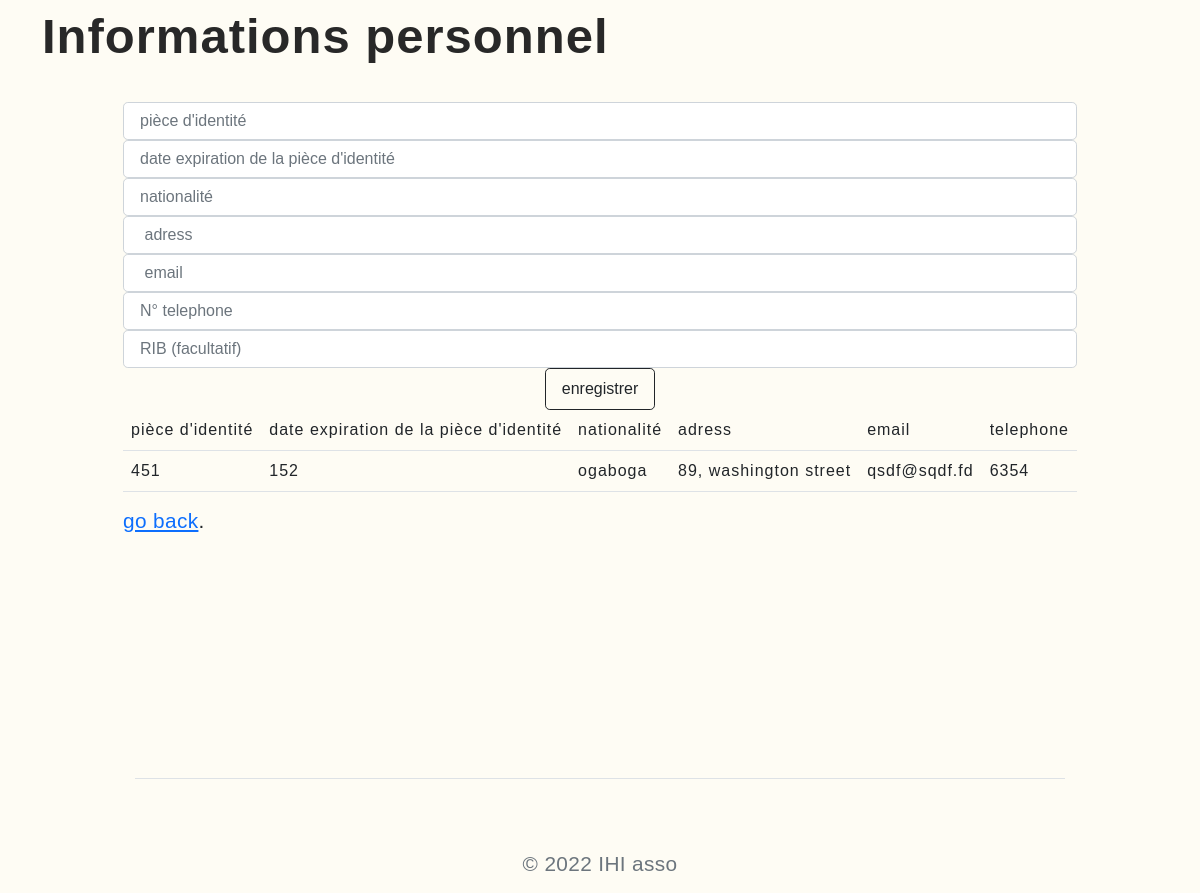
The app's page /?page=my_info (signed in) with its own data.
### tables this page shows
CREATE TABLE `users` (
  `id` int(11) NOT NULL,
  `username` varchar(250) NOT NULL,
  `password` varchar(250) NOT NULL,
  `prenom` varchar(200) NOT NULL,
  `nom` varchar(250) NOT NULL,
  `passport` varchar(11) DEFAULT NULL,
  `date` varchar(11) DEFAULT NULL,
  `pays` varchar(100) DEFAULT NULL,
  `adress` varchar(300) DEFAULT NULL,
  `email` varchar(300) NOT NULL,
  `telephone` int(11) DEFAULT NULL,
  `photo` varchar(250) DEFAULT NULL,
  `rib` varchar(30) DEFAULT NULL
);

### view/volunteer.php (called while the page is built, shortened)
<?php
var_dump($_SESSION['view']) ;
var_dump($_SESSION['page']);
include_once "header_vr.php";
include_once $_SESSION['page'] . ".php";
?>

### index.php (called while the page is built, shortened)
<?php
include_once "view/".$_SESSION['view'].".php";
var_dump($_SESSION['view']);

### controller/action_user.php (called while the page is built, shortened)
<?php
$username = $nom = $prenom = $email = $password = $confirm_password = "";
?>

### view/my_info.php (the view, shortened to what this page needs)
<!DOCTYPE html>
<html>
<head>
    <link rel="stylesheet" type="text/css" href="css_js/css/bootstrap.css" />
    <link rel="stylesheet" type="text/css" href="css_js/style.css" />
</head>
<body class="mb-0">
    <container_main class="container">
        <h1>Informations personnel</h1>
        <container class="">
            <form action="." method="post" class="signin-form">
                <div class="col-12">
                    <div class="col-12 <?php echo (!empty($passport_err)) ? 'has-error' : ''; ?>">
                        <input type="text" class="form-control btn-lg" name="passport" id="passport" value="<?php
                                                                                                            ?>" placeholder="pièce d'identité  " required="">
                        <input type="text" class="form-control btn-lg" name="date" id="date" placeholder="date expiration de la pièce d'identité" required="">
                    </div>
                    <div class="col-12 <?php echo (!empty($pays_err)) ? 'has-error' : ''; ?>">
                        <input type="text" name="pays" class="form-control btn-lg" name="pays" id="pays" value="<?php
                                                                                                                ?>" placeholder="nationalité" required="">
                    </div>
                    <div class="form-group <?php echo (!empty($adress_err)) ? 'has-error' : ''; ?>">
                        <input type="adress" name="adress" class="form-control btn-lg" name="adress" id="adress" value="<?php
                                                                                                                        ?>" placeholder=" adress" required="">
                    </div>
                </div>
                <div class="form-group <?php echo (!empty($email_err)) ? 'has-error' : ''; ?>">
                    <input type="email" name="email" class="form-control btn-lg" id="pw" value="<?php echo $email; ?>" placeholder=" email" >
                </div>
                <div class="form-group <?php echo (!empty($telephone_err)) ? 'has-error' : ''; ?>">
                    <input type="text" class="form-control btn-lg" name="telephone" id="telephone" placeholder="N° telephone" required="">
                </div>
                <div class="form-group <?php echo (!empty($rib_err)) ? 'has-error' : ''; ?>">
                    <input type="text" class="form-control btn-lg" name="rib" id="rib" placeholder="RIB (facultatif)" >
                </div>
                <input type="submit" class=" cnx-sub btn_dem btn-lg mx-auto btn-outline-dark" value="enregistrer">
            </form>
            <container>
                <?php
                $var = strval($_SESSION['id_user']);
                $sql = "SELECT * FROM users where users.id = $var";
                $result = mysqli_query($c, $sql);
                echo "<table class='table table-responsive table-hover w-100 d-block'>
      <tbody> ";
                echo "<tr class='margin'>";
                echo "<td class='margin'> pièce d'identité </td>";
                echo "<td class='margin'> date expiration de la pièce d'identité</td>";
                echo "<td class='margin'> nationalité </td>";
                echo "<td class='margin'> adress </td>";
                echo "<td class='margin'> email </td>";
                echo "<td class='margin'> telephone </td>";
                echo "</tr>";
                while ($row = mysqli_fetch_assoc($result)) {
                    echo "<tr class='margin'>";
                    $var3 = htmlspecialchars($row["passport"], ENT_QUOTES, 'UTF-8');
                    echo "<td class='margin'>" . $var3 . "</td>";
                    $var4 =    htmlspecialchars($row["date"], ENT_QUOTES, 'UTF-8');
                    echo "<td class='margin'>" . $var4 . "</td>";
                    $var5 = htmlspecialchars($row["pays"], ENT_QUOTES, 'UTF-8');
                    echo "<td class='margin'>" . $var5 . "</td>";
                    $var6 = htmlspecialchars($row["adress"], ENT_QUOTES, 'UTF-8');
                    echo "<td >" . $var6 . "</td>";
                    $var5 = htmlspecialchars($row["email"], ENT_QUOTES, 'UTF-8');
                    echo "<td class='margin'>" . $var5 . "</td>";
                    $var6 = htmlspecialchars($row["telephone"], ENT_QUOTES, 'UTF-8');
                    echo "<td >" . $var6 . "</td>";
                    echo "</tr>";
                }
                echo "</tbody>
    </table>";
                ?>
                <p> <a href=".?page=benevole">go back</a>.</p>
            </container>
            <container id="footer_" class="container sticky-bottom my-auto">
                <footer class="pt-4 mt-4 footer mt-auto sticky-bottom">
                    <div class="d-flex justify-content-between py-4 my-4 border-top">
                    </div>
                    <p class="text-center text-muted ">
                        © 2022 IHI asso
                    </p>
                </footer>
            </container>
    </container_main>
</body>
</html>

### css_js/style.css (style rules this page uses)
* { font-family: "Mulish-VariableFont_wght"; src: url("Mulish-VariableFont_wght.woff") format("woff"), url("Mulish-VariableFont_wght.ttf") format("truetype"); font-family: Mulish, sans-serif; box-sizing: border-box; }
body { min-height: 100vh !important; background-color: rgba(250, 230, 148, 0.1); letter-spacing: 1px; margin-right: 0px; }
h1 { font-size: 49px; line-height: 150%; color: #282828; font-weight: bold; margin-bottom: 28px; min-width: 574px; }
form { height: fit-content; color: gray; }
::placeholder { color: red; opacity: 1; }
.footer { bottom: 0; margin-bottom: 0px !important; position: relative !important; }
container { margin-left: auto; margin-right: auto; left: 0; right: 0; display: flex; flex-direction: column; margin-top: 0%; margin-bottom: 19%; }
container_main { height: 100vh !important; margin-left: auto; margin-right: auto; left: 0; right: 0; display: flex; flex-direction: column; }
p, .agree_cb { font-size: 1.3em; letter-spacing: 0.15px; line-height: 1.23; letter-spacing: 0.36px; }
.btn_dem { display: block !important; font-weight: 400; line-height: 1.5; color: #212529; text-align: center; text-decoration: none; vertical-align: middle; cursor: pointer; -webkit-user-select: none; -moz-user-select: none; user-select: none; background-color: transparent; border: 1px solid; padding: 0.375rem 0.75rem; font-size: 1rem !important; border-radius: 0.25rem; transition: color 0.15s ease-in-out, background-color 0.15s ease-in-out, border-color 0.15s ease-in-out, box-shadow 0.15s ease-in-out; font-size: medium; }
.btn-lg, .btn-group-lg > .btn { padding: 0.5rem 1rem !important; font-size: 1.25rem; border-radius: 0.3rem !important; }
html { min-height: 100% !important; margin-right: 0; font-family: sans-serif; -webkit-text-size-adjust: 100%; margin-bottom: 0px; }
.form-control { display: block; width: 100%; height: calc(1.5em + 0.75rem + 2px); padding: 0.375rem 0.75rem; font-size: 1rem; font-weight: 400; line-height: 1.5; color: #495057; background-clip: padding-box; border: 1px solid #ced4da; border-radius: 0.25rem; -webkit-transition: border-color 0.15s ease-in-out, -webkit-box-shadow 0.15s ease-in-out; transition: border-color 0.15s ease-in-out, -webkit-box-shadow 0.15s ease-in-out; -o-transition: border-color 0.15s ease-in-out, box-shadow 0.15s ease-in-out; transition: border-color 0.15s ease-in-out, box-shadow 0.15s ease-in-out; transition: border-color 0.15s ease-in-out, box-shadow 0.15s ease-in-out, -webkit-box-shadow 0.15s ease-in-out; }
.form-control::placeholder { color: #6c757d; opacity: 1; }

### records on screen
users: passport "451", date "152", pays "ogaboga", adress "89, washington street", email "qsdf@sqdf.fd", telephone "6354"
